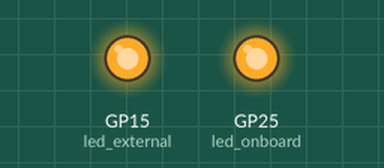
This program was run on a simulated Raspberry Pi Pico running MicroPython. Parts: output pins drawn as LEDs (lit = HIGH).

Above: at 0.1 s.
Timing chart, 0 to 1.6 s (numbered marks = the images above):
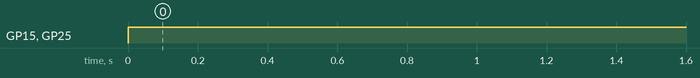

Measured:
- by itself, GP15 (led_external), GP25 (led_onboard): LOW → HIGH at 0.00 s

The program:

LEDMixed1.py
```python
#Glowing both Internal & External LED at the same time

import machine
led_onboard = machine.Pin(25, machine.Pin.OUT)
led_external = machine.Pin(15, machine.Pin.OUT)
while True:
    led_external.value(1)
    led_onboard.value(1)
```
